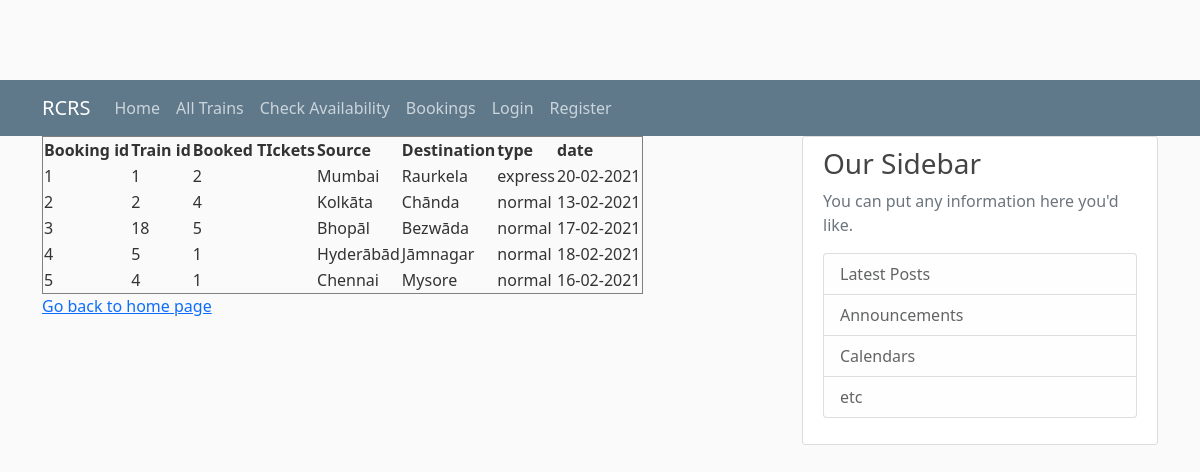
/all_booked, run on the app's committed database.
### railway/models.py (models this page shows)
class Booking(db.Model):
    book_id = db.Column(db.Integer,primary_key = True)
    uid = db.Column(db.String,nullable = False)
    train_id = db.Column(db.Integer,nullable = False)
    num_booked = db.Column(db.Integer,nullable = False)

class Trains(db.Model):
    uid = db.Column(db.String,primary_key = True)
    password = db.Column(db.String,nullable = False)
    balance = db.Column(db.Integer,default = 0)

### railway/routes.py (the view)
@app.route('/all_booked')
def booked():
    rows = all_booked.all_book()
    return render_template('all_booked.html',rows = rows)

### railway/src/all_booked.py (called while the page is built)
def all_book():
    conn = sqlite3.connect('database.db')
    cursor = conn.cursor()
    uid = 'kash'
    cursor.execute('SELECT book_id,trains.train_id,num_booked,source,destination,type,date FROM booking,trains where trains.train_id = booking.train_id and booking.uid=\'{uid}\''.format(uid=uid))
    rows = cursor.fetchall()
    conn.close()
    return rows

### railway/templates/all_booked.html
{% extends "layout.html" %} {% block content%}
<table border=1>
    <thead>
        <th>Booking id</th>
        <th>Train id</th>
        <th>Booked TIckets</th>
        <th>Source</th>
        <th>Destination</th>
        <th>type</th>
        <th>date</th>
    </thead>
    {% for row in rows %}
    <tr>
        <td>{{row[0]}}</td>
        <td>{{row[1]}}</td>
        <td> {{row[2]}}</td>
        <td>{{row[3]}}</td>
        <td>{{row[4]}}</td>
        <td>{{row[5]}}</td>
        <td> {{row[6]}}</td>
    </tr>
    {% endfor %}
</table>
<a href="/">Go back to home page</a> {% endblock content %}

### railway/templates/layout.html (shortened to what this page needs)
<!doctype html>
<html>
<head>
    <link href="https://cdn.jsdelivr.net/npm/bootstrap@5.0.0-beta2/dist/css/bootstrap.min.css" rel="stylesheet">
    <link rel="stylesheet" type="text/css" href="{{url_for('static',filename = 'main.css')}}">
</head>
<body>
    <header class=" site-header ">
        <nav class="navbar navbar-expand-md navbar-dark bg-steel fsixed-top ">
            <div class="container ">
                <a class="navbar-brand mr-4 " href="/ ">RCRS</a>
                <div class="collapse navbar-collapse " id="navbarToggle ">
                    <div class="navbar-nav mr-auto ">
                        <a class="nav-item nav-link " href="{{url_for('home')}}">Home</a>
                        <a class="nav-item nav-link " href="{{url_for('allTrains')}}">All Trains</a>
                        <a class="nav-item nav-link " href="{{url_for('available')}}">Check Availability</a>
                        <a class="nav-item nav-link " href="{{url_for('bookings')}}">Bookings</a>
                    </div>
                    <div class="navbar-nav ">
                        <a class="nav-item nav-link " href="{{url_for('login')}}">Login</a>
                        <a class="nav-item nav-link " href="{{url_for('reg')}}">Register</a>
                    </div>
                </div>
            </div>
        </nav>
    </header>
    <main role="main " class="container ">
        <div class="row ">
            <div class="col-md-8 ">
                 {% block content %}{% endblock %} </div>
            <div class=" col-md-4 ">
                <div class="content-section ">
                    <h3>Our Sidebar</h3>
                    <p class='text-muted'>You can put any information here you'd like.
                        <ul class="list-group ">
                            <li class="list-group-item list-group-item-light ">Latest Posts</li>
                            <li class="list-group-item list-group-item-light ">Announcements</li>
                            <li class="list-group-item list-group-item-light ">Calendars</li>
                            <li class="list-group-item list-group-item-light ">etc</li>
                        </ul>
                    </p>
                </div>
            </div>
        </div>
    </main>
</body>
</html>

### railway/static/main.css (style rules this page uses)
body { background: #fafafa; color: #333333; margin-top: 5rem; }
h1, h2, h3, h4, h5, h6 { color: #444444; }
.bg-steel { background-color: #5f788a; }
.site-header .navbar-nav .nav-link { color: #cbd5db; }
.content-section { background: #ffffff; padding: 10px 20px; border: 1px solid #dddddd; border-radius: 3px; margin-bottom: 20px; }

### data on the page
Booking: book "1", train_id "1", num_booked "2", source "Mumbai", destination "Raurkela", type "express", date "20-02-2021"
Booking: book "2", train_id "2", num_booked "4", source "Kolkāta", destination "Chānda", type "normal", date "13-02-2021"
Booking: book "3", train_id "18", num_booked "5", source "Bhopāl", destination "Bezwāda", type "normal", date "17-02-2021"
Booking: book "4", train_id "5", num_booked "1", source "Hyderābād", destination "Jāmnagar", type "normal", date "18-02-2021"
Booking: book "5", train_id "4", num_booked "1", source "Chennai", destination "Mysore", type "normal", date "16-02-2021"
